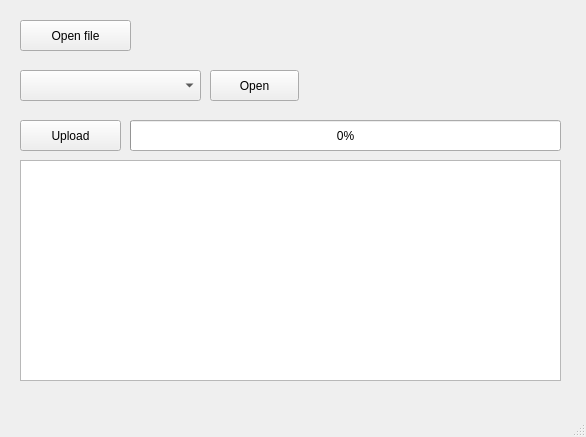
<?xml version="1.0" encoding="UTF-8"?>
<ui version="4.0">
 <class>MainWindow</class>
 <widget class="QMainWindow" name="MainWindow">
  <property name="geometry">
   <rect>
    <x>0</x>
    <y>0</y>
    <width>586</width>
    <height>437</height>
   </rect>
  </property>
  <property name="minimumSize">
   <size>
    <width>586</width>
    <height>437</height>
   </size>
  </property>
  <property name="maximumSize">
   <size>
    <width>586</width>
    <height>437</height>
   </size>
  </property>
  <property name="windowTitle">
   <string>MainWindow</string>
  </property>
  <property name="windowIcon">
   <iconset resource="resources.qrc">
    <normaloff>:/png/resources/icon.png</normaloff>:/png/resources/icon.png</iconset>
  </property>
  <widget class="QWidget" name="centralwidget">
   <widget class="QComboBox" name="comboBox_Port">
    <property name="geometry">
     <rect>
      <x>20</x>
      <y>70</y>
      <width>181</width>
      <height>31</height>
     </rect>
    </property>
   </widget>
   <widget class="QPushButton" name="pushButton_Connect">
    <property name="geometry">
     <rect>
      <x>210</x>
      <y>70</y>
      <width>89</width>
      <height>31</height>
     </rect>
    </property>
    <property name="text">
     <string>Open</string>
    </property>
   </widget>
   <widget class="QPushButton" name="pushButton_OpenFile">
    <property name="geometry">
     <rect>
      <x>20</x>
      <y>20</y>
      <width>111</width>
      <height>31</height>
     </rect>
    </property>
    <property name="text">
     <string>Open file</string>
    </property>
   </widget>
   <widget class="QLabel" name="label_FilePath">
    <property name="geometry">
     <rect>
      <x>140</x>
      <y>20</y>
      <width>421</width>
      <height>31</height>
     </rect>
    </property>
    <property name="text">
     <string/>
    </property>
    <property name="wordWrap">
     <bool>true</bool>
    </property>
   </widget>
   <widget class="QPushButton" name="pushButton_Upload">
    <property name="geometry">
     <rect>
      <x>20</x>
      <y>120</y>
      <width>101</width>
      <height>31</height>
     </rect>
    </property>
    <property name="text">
     <string>Upload</string>
    </property>
   </widget>
   <widget class="QProgressBar" name="progressBar">
    <property name="geometry">
     <rect>
      <x>130</x>
      <y>120</y>
      <width>431</width>
      <height>31</height>
     </rect>
    </property>
    <property name="value">
     <number>0</number>
    </property>
    <property name="format">
     <string>%p%</string>
    </property>
   </widget>
   <widget class="QPlainTextEdit" name="plainTextEdit">
    <property name="geometry">
     <rect>
      <x>20</x>
      <y>160</y>
      <width>541</width>
      <height>221</height>
     </rect>
    </property>
    <property name="undoRedoEnabled">
     <bool>false</bool>
    </property>
    <property name="readOnly">
     <bool>true</bool>
    </property>
    <property name="cursorWidth">
     <number>5</number>
    </property>
   </widget>
  </widget>
  <widget class="QMenuBar" name="menubar">
   <property name="geometry">
    <rect>
     <x>0</x>
     <y>0</y>
     <width>586</width>
     <height>22</height>
    </rect>
   </property>
  </widget>
  <widget class="QStatusBar" name="statusbar"/>
 </widget>
 <resources>
  <include location="resources.qrc"/>
 </resources>
 <connections/>
</ui>
